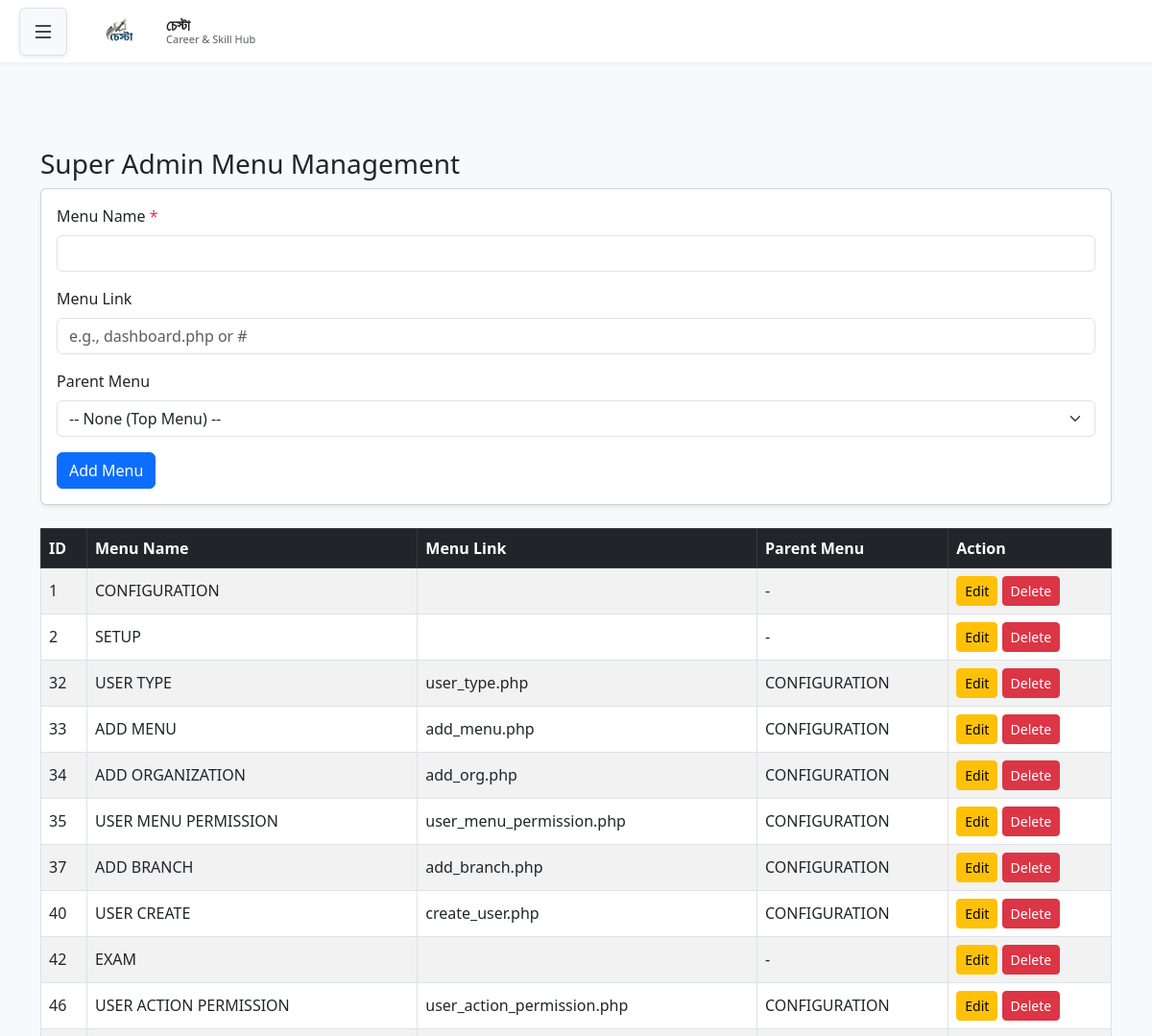
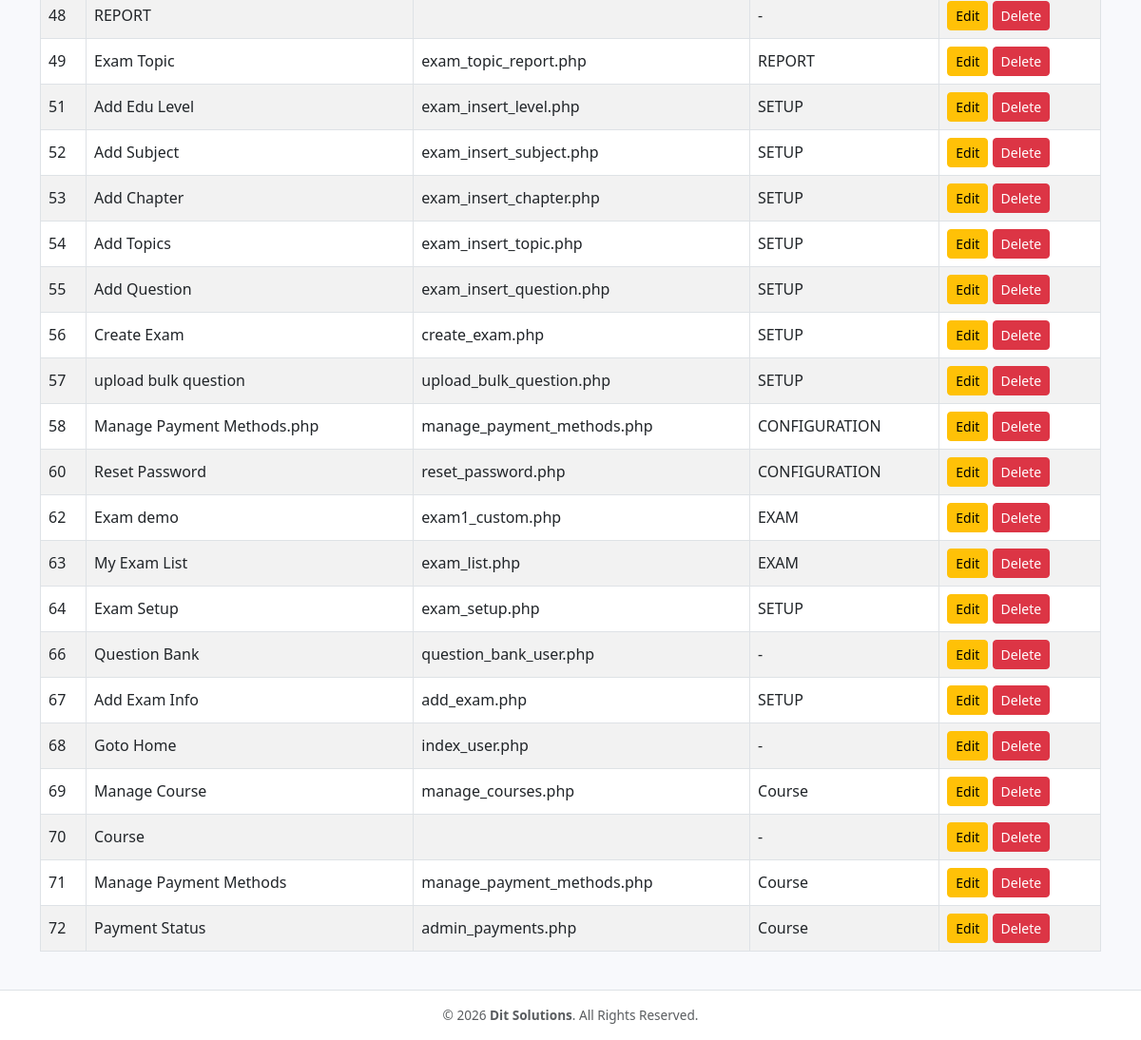
/add_menu.php (signed in), run on the app's committed database (2 pictures, top to bottom).
### tables this page shows
CREATE TABLE `menu_info` (
  `MENU_ID` int(11) NOT NULL,
  `MENU_NAME` varchar(100) NOT NULL,
  `MENU_LINK` varchar(255) DEFAULT NULL,
  `PARENT_ID` int(11) DEFAULT NULL
);

### add_menu.php (the view, shortened to what this page needs)
<?php
require 'db.php';
$canInsert  = $_SESSION['user']['can_insert']   ?? 1;
$canEdit    = $_SESSION['user']['can_edit']     ?? 1;
$canDelete  = $_SESSION['user']['can_delete']   ?? 1;
$editMenu = null;
$stmt  = $pdo->query("SELECT * FROM menu_info ORDER BY PARENT_ID, MENU_ID");
$menus = $stmt->fetchAll(PDO::FETCH_ASSOC);
$parentMap = [];
foreach ($menus as $m) {
    $parentMap[$m['MENU_ID']] = $m['MENU_NAME'];
}
?>
<!DOCTYPE html>
<html lang="en">
<head>
    <link href="https://cdn.jsdelivr.net/npm/bootstrap@5.3.0/dist/css/bootstrap.min.css" rel="stylesheet">
</head>
<body class="d-flex flex-column min-vh-100">
<?php include 'header.php'; ?>
<main class="container py-4 flex-grow-1">
    <h3>Super Admin Menu Management</h3>
    <?php if ($canInsert || $editMenu): ?>
    <div class="card mb-4 shadow-sm">
        <div class="card-body">
            <form method="post" autocomplete="off">
                <div class="mb-3">
                    <label class="form-label">Menu Name <span class="text-danger">*</span></label>
                    <input type="text" name="menu_name" class="form-control" required
                           value="<?= htmlspecialchars($editMenu['MENU_NAME'] ?? '') ?>">
                </div>
                <div class="mb-3">
                    <label class="form-label">Menu Link</label>
                    <input type="text" name="menu_link" class="form-control"
                           value="<?= htmlspecialchars($editMenu['MENU_LINK'] ?? '') ?>"
                           placeholder="e.g., dashboard.php or #">
                </div>
                <div class="mb-3">
                    <label class="form-label">Parent Menu</label>
                    <select name="parent_id" class="form-select">
                        <option value="">-- None (Top Menu) --</option>
                    </select>
                </div>
                <button type="submit" class="btn btn-primary"><?= $editMenu ? 'Update' : 'Add Menu' ?></button>
            </form>
        </div>
    </div>
    <?php endif; ?>
    <div class="table-responsive">
        <table class="table table-bordered table-striped align-middle">
            <thead class="table-dark">
                <tr>
                    <th>ID</th>
                    <th>Menu Name</th>
                    <th>Menu Link</th>
                    <th>Parent Menu</th>
                    <th>Action</th>
                </tr>
            </thead>
            <tbody>
                <?php if (empty($menus)): ?>
                    <tr><td colspan="5" class="text-center text-muted">No menus found.</td></tr>
                <?php else: ?>
                    <?php foreach ($menus as $m): ?>
                        <tr>
                            <td><?= (int)$m['MENU_ID'] ?></td>
                            <td><?= htmlspecialchars($m['MENU_NAME']) ?></td>
                            <td><?= htmlspecialchars($m['MENU_LINK'] ?? '') ?></td>
                            <td><?= htmlspecialchars($m['PARENT_ID'] ? ($parentMap[$m['PARENT_ID']] ?? '-') : '-') ?></td>
                            <td>
                                <?php if ($canEdit): ?>
                                    <a href="?edit=<?= (int)$m['MENU_ID'] ?>" class="btn btn-sm btn-warning">Edit</a>
                                <?php endif; ?>
                                <?php if ($canDelete): ?>
                                    <a href="?delete=<?= (int)$m['MENU_ID'] ?>" class="btn btn-sm btn-danger"
                                       onclick="return confirm('Are you sure to delete this menu?')">Delete</a>
                                <?php endif; ?>
                            </td>
                        </tr>
                    <?php endforeach; ?>
                <?php endif; ?>
            </tbody>
        </table>
    </div>
</main>
<?php include 'footer.php'; ?>
</body>
</html>

### header.php (style rules this page uses)
:root { --sidebar-width: 280px; --dark-navy: #1a1a2e; --light-navy: #252545; }
body { background-color: #f8f9fc; margin: 0; min-height: 100vh; display: flex; }

### footer.php (style rules this page uses)
html, body { height: 100%; margin: 0; }
main { flex: 1; }

### data on the page
menu_info: MENU_ID "1", MENU_NAME "CONFIGURATION", PARENT_ID "-"
menu_info: MENU_ID "2", MENU_NAME "SETUP", PARENT_ID "-"
menu_info: MENU_ID "32", MENU_NAME "USER TYPE", MENU_LINK "user_type.php", PARENT_ID "CONFIGURATION"
menu_info: MENU_ID "33", MENU_NAME "ADD MENU", MENU_LINK "add_menu.php", PARENT_ID "CONFIGURATION"
menu_info: MENU_ID "34", MENU_NAME "ADD ORGANIZATION", MENU_LINK "add_org.php", PARENT_ID "CONFIGURATION"
menu_info: MENU_ID "35", MENU_NAME "USER MENU PERMISSION", MENU_LINK "user_menu_permission.php", PARENT_ID "CONFIGURATION"
menu_info: MENU_ID "37", MENU_NAME "ADD BRANCH", MENU_LINK "add_branch.php", PARENT_ID "CONFIGURATION"
menu_info: MENU_ID "40", MENU_NAME "USER CREATE", MENU_LINK "create_user.php", PARENT_ID "CONFIGURATION"
menu_info: MENU_ID "42", MENU_NAME "EXAM", PARENT_ID "-"
menu_info: MENU_ID "46", MENU_NAME "USER ACTION PERMISSION", MENU_LINK "user_action_permission.php", PARENT_ID "CONFIGURATION"
menu_info: MENU_ID "48", MENU_NAME "REPORT", PARENT_ID "-"
menu_info: MENU_ID "49", MENU_NAME "Exam Topic", MENU_LINK "exam_topic_report.php", PARENT_ID "REPORT"
menu_info: MENU_ID "51", MENU_NAME "Add Edu Level", MENU_LINK "exam_insert_level.php", PARENT_ID "SETUP"
menu_info: MENU_ID "52", MENU_NAME "Add Subject", MENU_LINK "exam_insert_subject.php", PARENT_ID "SETUP"
menu_info: MENU_ID "53", MENU_NAME "Add Chapter", MENU_LINK "exam_insert_chapter.php", PARENT_ID "SETUP"
menu_info: MENU_ID "54", MENU_NAME "Add Topics", MENU_LINK "exam_insert_topic.php", PARENT_ID "SETUP"
menu_info: MENU_ID "55", MENU_NAME "Add Question", MENU_LINK "exam_insert_question.php", PARENT_ID "SETUP"
menu_info: MENU_ID "56", MENU_NAME "Create Exam", MENU_LINK "create_exam.php", PARENT_ID "SETUP"
menu_info: MENU_ID "57", MENU_NAME "upload bulk question", MENU_LINK "upload_bulk_question.php", PARENT_ID "SETUP"
menu_info: MENU_ID "58", MENU_NAME "Manage Payment Methods.php", MENU_LINK "manage_payment_methods.php", PARENT_ID "CONFIGURATION"
menu_info: MENU_ID "60", MENU_NAME "Reset Password", MENU_LINK "reset_password.php", PARENT_ID "CONFIGURATION"
menu_info: MENU_ID "62", MENU_NAME "Exam demo", MENU_LINK "exam1_custom.php", PARENT_ID "EXAM"
menu_info: MENU_ID "63", MENU_NAME "My Exam List", MENU_LINK "exam_list.php", PARENT_ID "EXAM"
menu_info: MENU_ID "64", MENU_NAME "Exam Setup", MENU_LINK "exam_setup.php", PARENT_ID "SETUP"
menu_info: MENU_ID "66", MENU_NAME "Question Bank", MENU_LINK "question_bank_user.php", PARENT_ID "-"
menu_info: MENU_ID "67", MENU_NAME "Add Exam Info", MENU_LINK "add_exam.php", PARENT_ID "SETUP"
menu_info: MENU_ID "68", MENU_NAME "Goto Home", MENU_LINK "index_user.php", PARENT_ID "-"
menu_info: MENU_ID "69", MENU_NAME "Manage Course", MENU_LINK "manage_courses.php", PARENT_ID "Course"
menu_info: MENU_ID "70", MENU_NAME "Course", PARENT_ID "-"
menu_info: MENU_ID "71", MENU_NAME "Manage Payment Methods", MENU_LINK "manage_payment_methods.php", PARENT_ID "Course"
menu_info: MENU_ID "72", MENU_NAME "Payment Status", MENU_LINK "admin_payments.php", PARENT_ID "Course"

### other printed values
$orgName "চেস্টা"
